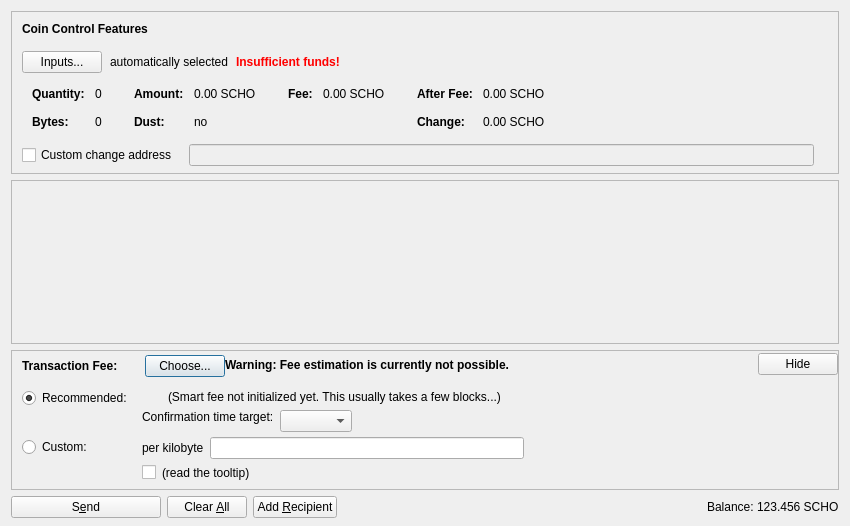
<?xml version="1.0" encoding="UTF-8"?>
<ui version="4.0">
 <class>SendCoinsDialog</class>
 <widget class="QDialog" name="SendCoinsDialog">
  <property name="geometry">
   <rect>
    <x>0</x>
    <y>0</y>
    <width>850</width>
    <height>526</height>
   </rect>
  </property>
  <property name="windowTitle">
   <string>Send Coins</string>
  </property>
  <layout class="QVBoxLayout" name="verticalLayout" stretch="0,1,0,0">
   <property name="bottomMargin">
    <number>8</number>
   </property>
   <item>
    <widget class="QFrame" name="frameCoinControl">
     <property name="sizePolicy">
      <sizepolicy hsizetype="Expanding" vsizetype="Expanding">
       <horstretch>0</horstretch>
       <verstretch>0</verstretch>
      </sizepolicy>
     </property>
     <property name="maximumSize">
      <size>
       <width>16777215</width>
       <height>16777215</height>
      </size>
     </property>
     <property name="frameShape">
      <enum>QFrame::StyledPanel</enum>
     </property>
     <property name="frameShadow">
      <enum>QFrame::Sunken</enum>
     </property>
     <layout class="QVBoxLayout" name="verticalLayoutCoinControl2">
      <property name="spacing">
       <number>0</number>
      </property>
      <property name="leftMargin">
       <number>0</number>
      </property>
      <property name="topMargin">
       <number>0</number>
      </property>
      <property name="rightMargin">
       <number>0</number>
      </property>
      <property name="bottomMargin">
       <number>6</number>
      </property>
      <item>
       <layout class="QVBoxLayout" name="verticalLayoutCoinControl" stretch="0,0,0,0,1">
        <property name="spacing">
         <number>0</number>
        </property>
        <property name="leftMargin">
         <number>10</number>
        </property>
        <property name="topMargin">
         <number>10</number>
        </property>
        <item>
         <layout class="QHBoxLayout" name="horizontalLayoutCoinControl1">
          <property name="bottomMargin">
           <number>15</number>
          </property>
          <item>
           <widget class="QLabel" name="labelCoinControlFeatures">
            <property name="sizePolicy">
             <sizepolicy hsizetype="Preferred" vsizetype="Maximum">
              <horstretch>0</horstretch>
              <verstretch>0</verstretch>
             </sizepolicy>
            </property>
            <property name="font">
             <font>
              <weight>75</weight>
              <bold>true</bold>
             </font>
            </property>
            <property name="styleSheet">
             <string notr="true">font-weight:bold;</string>
            </property>
            <property name="text">
             <string>Coin Control Features</string>
            </property>
           </widget>
          </item>
         </layout>
        </item>
        <item>
         <layout class="QHBoxLayout" name="horizontalLayoutCoinControl2" stretch="0,0,0,0">
          <property name="spacing">
           <number>8</number>
          </property>
          <property name="bottomMargin">
           <number>10</number>
          </property>
          <item>
           <widget class="QPushButton" name="pushButtonCoinControl">
            <property name="styleSheet">
             <string notr="true"/>
            </property>
            <property name="text">
             <string>Inputs...</string>
            </property>
            <property name="autoDefault">
             <bool>false</bool>
            </property>
           </widget>
          </item>
          <item>
           <widget class="QLabel" name="labelCoinControlAutomaticallySelected">
            <property name="text">
             <string>automatically selected</string>
            </property>
            <property name="margin">
             <number>5</number>
            </property>
           </widget>
          </item>
          <item>
           <widget class="QLabel" name="labelCoinControlInsuffFunds">
            <property name="font">
             <font>
              <weight>75</weight>
              <bold>true</bold>
             </font>
            </property>
            <property name="styleSheet">
             <string notr="true">color:red;font-weight:bold;</string>
            </property>
            <property name="text">
             <string>Insufficient funds!</string>
            </property>
            <property name="margin">
             <number>5</number>
            </property>
           </widget>
          </item>
          <item>
           <spacer name="horizontalSpacerCoinControl">
            <property name="orientation">
             <enum>Qt::Horizontal</enum>
            </property>
            <property name="sizeHint" stdset="0">
             <size>
              <width>40</width>
              <height>1</height>
             </size>
            </property>
           </spacer>
          </item>
         </layout>
        </item>
        <item>
         <widget class="QWidget" name="widgetCoinControl" native="true">
          <property name="sizePolicy">
           <sizepolicy hsizetype="Preferred" vsizetype="Preferred">
            <horstretch>0</horstretch>
            <verstretch>0</verstretch>
           </sizepolicy>
          </property>
          <property name="minimumSize">
           <size>
            <width>0</width>
            <height>0</height>
           </size>
          </property>
          <property name="styleSheet">
           <string notr="true"/>
          </property>
          <layout class="QHBoxLayout" name="horizontalLayoutCoinControl5">
           <property name="leftMargin">
            <number>0</number>
           </property>
           <property name="topMargin">
            <number>0</number>
           </property>
           <property name="rightMargin">
            <number>0</number>
           </property>
           <property name="bottomMargin">
            <number>0</number>
           </property>
           <item>
            <layout class="QHBoxLayout" name="horizontalLayoutCoinControl3" stretch="0,0,0,1">
             <property name="spacing">
              <number>20</number>
             </property>
             <property name="topMargin">
              <number>0</number>
             </property>
             <property name="bottomMargin">
              <number>10</number>
             </property>
             <item>
              <layout class="QFormLayout" name="formLayoutCoinControl1">
               <property name="horizontalSpacing">
                <number>10</number>
               </property>
               <property name="verticalSpacing">
                <number>14</number>
               </property>
               <property name="leftMargin">
                <number>10</number>
               </property>
               <property name="topMargin">
                <number>4</number>
               </property>
               <property name="rightMargin">
                <number>6</number>
               </property>
               <item row="0" column="0">
                <widget class="QLabel" name="labelCoinControlQuantityText">
                 <property name="font">
                  <font>
                   <weight>75</weight>
                   <bold>true</bold>
                  </font>
                 </property>
                 <property name="text">
                  <string>Quantity:</string>
                 </property>
                 <property name="margin">
                  <number>0</number>
                 </property>
                </widget>
               </item>
               <item row="0" column="1">
                <widget class="QLabel" name="labelCoinControlQuantity">
                 <property name="cursor">
                  <cursorShape>IBeamCursor</cursorShape>
                 </property>
                 <property name="contextMenuPolicy">
                  <enum>Qt::ActionsContextMenu</enum>
                 </property>
                 <property name="text">
                  <string notr="true">0</string>
                 </property>
                 <property name="margin">
                  <number>0</number>
                 </property>
                 <property name="textInteractionFlags">
                  <set>Qt::LinksAccessibleByMouse|Qt::TextSelectableByKeyboard|Qt::TextSelectableByMouse</set>
                 </property>
                </widget>
               </item>
               <item row="1" column="0">
                <widget class="QLabel" name="labelCoinControlBytesText">
                 <property name="font">
                  <font>
                   <weight>75</weight>
                   <bold>true</bold>
                  </font>
                 </property>
                 <property name="text">
                  <string>Bytes:</string>
                 </property>
                </widget>
               </item>
               <item row="1" column="1">
                <widget class="QLabel" name="labelCoinControlBytes">
                 <property name="cursor">
                  <cursorShape>IBeamCursor</cursorShape>
                 </property>
                 <property name="contextMenuPolicy">
                  <enum>Qt::ActionsContextMenu</enum>
                 </property>
                 <property name="text">
                  <string notr="true">0</string>
                 </property>
                 <property name="textInteractionFlags">
                  <set>Qt::LinksAccessibleByMouse|Qt::TextSelectableByKeyboard|Qt::TextSelectableByMouse</set>
                 </property>
                </widget>
               </item>
              </layout>
             </item>
             <item>
              <layout class="QFormLayout" name="formLayoutCoinControl2">
               <property name="horizontalSpacing">
                <number>10</number>
               </property>
               <property name="verticalSpacing">
                <number>14</number>
               </property>
               <property name="leftMargin">
                <number>6</number>
               </property>
               <property name="topMargin">
                <number>4</number>
               </property>
               <property name="rightMargin">
                <number>6</number>
               </property>
               <item row="0" column="0">
                <widget class="QLabel" name="labelCoinControlAmountText">
                 <property name="font">
                  <font>
                   <weight>75</weight>
                   <bold>true</bold>
                  </font>
                 </property>
                 <property name="text">
                  <string>Amount:</string>
                 </property>
                 <property name="margin">
                  <number>0</number>
                 </property>
                </widget>
               </item>
               <item row="0" column="1">
                <widget class="QLabel" name="labelCoinControlAmount">
                 <property name="cursor">
                  <cursorShape>IBeamCursor</cursorShape>
                 </property>
                 <property name="contextMenuPolicy">
                  <enum>Qt::ActionsContextMenu</enum>
                 </property>
                 <property name="text">
                  <string notr="true">0.00 SCHO</string>
                 </property>
                 <property name="textInteractionFlags">
                  <set>Qt::LinksAccessibleByMouse|Qt::TextSelectableByKeyboard|Qt::TextSelectableByMouse</set>
                 </property>
                </widget>
               </item>
               <item row="1" column="0">
                <widget class="QLabel" name="labelCoinControlLowOutputText">
                 <property name="font">
                  <font>
                   <weight>75</weight>
                   <bold>true</bold>
                  </font>
                 </property>
                 <property name="text">
                  <string>Dust:</string>
                 </property>
                </widget>
               </item>
               <item row="1" column="1">
                <widget class="QLabel" name="labelCoinControlLowOutput">
                 <property name="cursor">
                  <cursorShape>IBeamCursor</cursorShape>
                 </property>
                 <property name="contextMenuPolicy">
                  <enum>Qt::ActionsContextMenu</enum>
                 </property>
                 <property name="text">
                  <string notr="true">no</string>
                 </property>
                 <property name="textInteractionFlags">
                  <set>Qt::LinksAccessibleByMouse|Qt::TextSelectableByKeyboard|Qt::TextSelectableByMouse</set>
                 </property>
                </widget>
               </item>
              </layout>
             </item>
             <item>
              <layout class="QFormLayout" name="formLayoutCoinControl3">
               <property name="horizontalSpacing">
                <number>10</number>
               </property>
               <property name="verticalSpacing">
                <number>14</number>
               </property>
               <property name="leftMargin">
                <number>6</number>
               </property>
               <property name="topMargin">
                <number>4</number>
               </property>
               <property name="rightMargin">
                <number>6</number>
               </property>
               <item row="0" column="0">
                <widget class="QLabel" name="labelCoinControlFeeText">
                 <property name="font">
                  <font>
                   <weight>75</weight>
                   <bold>true</bold>
                  </font>
                 </property>
                 <property name="text">
                  <string>Fee:</string>
                 </property>
                 <property name="margin">
                  <number>0</number>
                 </property>
                </widget>
               </item>
               <item row="0" column="1">
                <widget class="QLabel" name="labelCoinControlFee">
                 <property name="cursor">
                  <cursorShape>IBeamCursor</cursorShape>
                 </property>
                 <property name="contextMenuPolicy">
                  <enum>Qt::ActionsContextMenu</enum>
                 </property>
                 <property name="text">
                  <string notr="true">0.00 SCHO</string>
                 </property>
                 <property name="textInteractionFlags">
                  <set>Qt::LinksAccessibleByMouse|Qt::TextSelectableByKeyboard|Qt::TextSelectableByMouse</set>
                 </property>
                </widget>
               </item>
              </layout>
             </item>
             <item>
              <layout class="QFormLayout" name="formLayoutCoinControl4">
               <property name="horizontalSpacing">
                <number>10</number>
               </property>
               <property name="verticalSpacing">
                <number>14</number>
               </property>
               <property name="leftMargin">
                <number>6</number>
               </property>
               <property name="topMargin">
                <number>4</number>
               </property>
               <property name="rightMargin">
                <number>6</number>
               </property>
               <item row="0" column="0">
                <widget class="QLabel" name="labelCoinControlAfterFeeText">
                 <property name="font">
                  <font>
                   <weight>75</weight>
                   <bold>true</bold>
                  </font>
                 </property>
                 <property name="text">
                  <string>After Fee:</string>
                 </property>
                 <property name="margin">
                  <number>0</number>
                 </property>
                </widget>
               </item>
               <item row="0" column="1">
                <widget class="QLabel" name="labelCoinControlAfterFee">
                 <property name="cursor">
                  <cursorShape>IBeamCursor</cursorShape>
                 </property>
                 <property name="contextMenuPolicy">
                  <enum>Qt::ActionsContextMenu</enum>
                 </property>
                 <property name="text">
                  <string notr="true">0.00 SCHO</string>
                 </property>
                 <property name="textInteractionFlags">
                  <set>Qt::LinksAccessibleByMouse|Qt::TextSelectableByKeyboard|Qt::TextSelectableByMouse</set>
                 </property>
                </widget>
               </item>
               <item row="1" column="0">
                <widget class="QLabel" name="labelCoinControlChangeText">
                 <property name="font">
                  <font>
                   <weight>75</weight>
                   <bold>true</bold>
                  </font>
                 </property>
                 <property name="text">
                  <string>Change:</string>
                 </property>
                </widget>
               </item>
               <item row="1" column="1">
                <widget class="QLabel" name="labelCoinControlChange">
                 <property name="cursor">
                  <cursorShape>IBeamCursor</cursorShape>
                 </property>
                 <property name="contextMenuPolicy">
                  <enum>Qt::ActionsContextMenu</enum>
                 </property>
                 <property name="text">
                  <string notr="true">0.00 SCHO</string>
                 </property>
                 <property name="textInteractionFlags">
                  <set>Qt::LinksAccessibleByMouse|Qt::TextSelectableByKeyboard|Qt::TextSelectableByMouse</set>
                 </property>
                </widget>
               </item>
              </layout>
             </item>
            </layout>
           </item>
          </layout>
         </widget>
        </item>
        <item>
         <layout class="QHBoxLayout" name="horizontalLayoutCoinControl4" stretch="0,0,0">
          <property name="spacing">
           <number>12</number>
          </property>
          <property name="sizeConstraint">
           <enum>QLayout::SetDefaultConstraint</enum>
          </property>
          <property name="topMargin">
           <number>5</number>
          </property>
          <property name="rightMargin">
           <number>5</number>
          </property>
          <item>
           <widget class="QCheckBox" name="checkBoxCoinControlChange">
            <property name="toolTip">
             <string>If this is activated, but the change address is empty or invalid, change will be sent to a newly generated address.</string>
            </property>
            <property name="text">
             <string>Custom change address</string>
            </property>
           </widget>
          </item>
          <item>
           <widget class="QValidatedLineEdit" name="lineEditCoinControlChange">
            <property name="enabled">
             <bool>false</bool>
            </property>
            <property name="sizePolicy">
             <sizepolicy hsizetype="Expanding" vsizetype="Fixed">
              <horstretch>0</horstretch>
              <verstretch>0</verstretch>
             </sizepolicy>
            </property>
           </widget>
          </item>
          <item>
           <widget class="QLabel" name="labelCoinControlChangeLabel">
            <property name="sizePolicy">
             <sizepolicy hsizetype="Preferred" vsizetype="Expanding">
              <horstretch>0</horstretch>
              <verstretch>0</verstretch>
             </sizepolicy>
            </property>
            <property name="minimumSize">
             <size>
              <width>0</width>
              <height>0</height>
             </size>
            </property>
            <property name="text">
             <string/>
            </property>
            <property name="margin">
             <number>3</number>
            </property>
           </widget>
          </item>
         </layout>
        </item>
        <item>
         <spacer name="verticalSpacerCoinControl">
          <property name="orientation">
           <enum>Qt::Vertical</enum>
          </property>
          <property name="sizeHint" stdset="0">
           <size>
            <width>800</width>
            <height>1</height>
           </size>
          </property>
         </spacer>
        </item>
       </layout>
      </item>
     </layout>
    </widget>
   </item>
   <item>
    <widget class="QScrollArea" name="scrollArea">
     <property name="widgetResizable">
      <bool>true</bool>
     </property>
     <widget class="QWidget" name="scrollAreaWidgetContents">
      <property name="geometry">
       <rect>
        <x>0</x>
        <y>0</y>
        <width>830</width>
        <height>104</height>
       </rect>
      </property>
      <layout class="QVBoxLayout" name="verticalLayout_2" stretch="0,1">
       <property name="leftMargin">
        <number>0</number>
       </property>
       <property name="topMargin">
        <number>0</number>
       </property>
       <property name="rightMargin">
        <number>0</number>
       </property>
       <property name="bottomMargin">
        <number>0</number>
       </property>
       <item>
        <layout class="QVBoxLayout" name="entries">
         <property name="spacing">
          <number>6</number>
         </property>
        </layout>
       </item>
       <item>
        <spacer name="verticalSpacer">
         <property name="orientation">
          <enum>Qt::Vertical</enum>
         </property>
         <property name="sizeHint" stdset="0">
          <size>
           <width>20</width>
           <height>40</height>
          </size>
         </property>
        </spacer>
       </item>
      </layout>
     </widget>
    </widget>
   </item>
   <item>
    <widget class="QFrame" name="frameFee">
     <property name="sizePolicy">
      <sizepolicy hsizetype="Expanding" vsizetype="Expanding">
       <horstretch>0</horstretch>
       <verstretch>0</verstretch>
      </sizepolicy>
     </property>
     <property name="maximumSize">
      <size>
       <width>16777215</width>
       <height>16777215</height>
      </size>
     </property>
     <property name="frameShape">
      <enum>QFrame::StyledPanel</enum>
     </property>
     <property name="frameShadow">
      <enum>QFrame::Sunken</enum>
     </property>
     <layout class="QVBoxLayout" name="verticalLayoutFee1">
      <property name="spacing">
       <number>0</number>
      </property>
      <property name="leftMargin">
       <number>0</number>
      </property>
      <property name="topMargin">
       <number>0</number>
      </property>
      <property name="rightMargin">
       <number>0</number>
      </property>
      <property name="bottomMargin">
       <number>0</number>
      </property>
      <item>
       <layout class="QVBoxLayout" name="verticalLayoutFee2" stretch="0,0,0">
        <property name="spacing">
         <number>0</number>
        </property>
        <property name="leftMargin">
         <number>10</number>
        </property>
        <property name="topMargin">
         <number>0</number>
        </property>
        <item>
         <layout class="QHBoxLayout" name="horizontalLayoutFee1">
          <property name="bottomMargin">
           <number>0</number>
          </property>
          <item>
           <layout class="QVBoxLayout" name="verticalLayoutFee7">
            <property name="spacing">
             <number>0</number>
            </property>
            <item>
             <spacer name="verticalSpacerSmartFee">
              <property name="orientation">
               <enum>Qt::Vertical</enum>
              </property>
              <property name="sizeType">
               <enum>QSizePolicy::Fixed</enum>
              </property>
              <property name="sizeHint" stdset="0">
               <size>
                <width>1</width>
                <height>4</height>
               </size>
              </property>
             </spacer>
            </item>
            <item>
             <layout class="QHBoxLayout" name="horizontalLayoutSmartFee">
              <property name="spacing">
               <number>10</number>
              </property>
              <item>
               <widget class="QLabel" name="labelFeeHeadline">
                <property name="sizePolicy">
                 <sizepolicy hsizetype="Preferred" vsizetype="Maximum">
                  <horstretch>0</horstretch>
                  <verstretch>0</verstretch>
                 </sizepolicy>
                </property>
                <property name="font">
                 <font>
                  <weight>75</weight>
                  <bold>true</bold>
                 </font>
                </property>
                <property name="styleSheet">
                 <string notr="true">font-weight:bold;</string>
                </property>
                <property name="text">
                 <string>Transaction Fee:</string>
                </property>
               </widget>
              </item>
              <item>
               <widget class="QLabel" name="labelFeeMinimized">
                <property name="text">
                 <string/>
                </property>
               </widget>
              </item>
              <item>
               <widget class="QPushButton" name="buttonChooseFee">
                <property name="text">
                 <string>Choose...</string>
                </property>
               </widget>
              </item>
             </layout>
            </item>
            <item>
             <spacer name="verticalSpacer_5">
              <property name="orientation">
               <enum>Qt::Vertical</enum>
              </property>
              <property name="sizeHint" stdset="0">
               <size>
                <width>1</width>
                <height>1</height>
               </size>
              </property>
             </spacer>
            </item>
           </layout>
          </item>
          <item>
           <widget class="QLabel" name="fallbackFeeWarningLabel">
            <property name="toolTip">
             <string>Using the fallbackfee can result in sending a transaction that will take several hours or days (or never) to confirm. Consider choosing your fee manually or wait until you have validated the complete chain.</string>
            </property>
            <property name="font">
            <font>
                <weight>75</weight>
                <bold>true</bold>
            </font>
            </property>
            <property name="text">
             <string>Warning: Fee estimation is currently not possible.</string>
            </property>
            <property name="wordWrap">
             <bool>false</bool>
            </property>
           </widget>
          </item>
          <item>
           <spacer name="horizontalSpacer_4">
            <property name="orientation">
             <enum>Qt::Horizontal</enum>
            </property>
            <property name="sizeType">
             <enum>QSizePolicy::MinimumExpanding</enum>
            </property>
            <property name="sizeHint" stdset="0">
             <size>
              <width>40</width>
              <height>20</height>
             </size>
            </property>
           </spacer>
          </item>
          <item>
           <widget class="QPushButton" name="buttonMinimizeFee">
            <property name="toolTip">
             <string>collapse fee-settings</string>
            </property>
            <property name="text">
             <string>Hide</string>
            </property>
           </widget>
          </item>
         </layout>
        </item>
        <item>
         <widget class="QFrame" name="frameFeeSelection">
          <layout class="QVBoxLayout" name="verticalLayoutFee12">
           <property name="spacing">
            <number>0</number>
           </property>
           <property name="leftMargin">
            <number>0</number>
           </property>
           <property name="topMargin">
            <number>0</number>
           </property>
           <property name="rightMargin">
            <number>0</number>
           </property>
           <property name="bottomMargin">
            <number>0</number>
           </property>
           <item>
            <layout class="QGridLayout" name="gridLayoutFee">
             <property name="topMargin">
              <number>10</number>
             </property>
             <property name="bottomMargin">
              <number>4</number>
             </property>
             <property name="horizontalSpacing">
              <number>10</number>
             </property>
             <property name="verticalSpacing">
              <number>4</number>
             </property>
             <item row="1" column="1">
              <layout class="QVBoxLayout" name="verticalLayoutFee8">
               <property name="spacing">
                <number>6</number>
               </property>
               <item>
                <layout class="QHBoxLayout" name="horizontalLayoutFee13">
                 <item>
                  <widget class="QLabel" name="labelCustomPerKilobyte">
                   <property name="toolTip">
                    <string>If the custom fee is set to 1000 satoshis and the transaction is only 250 bytes, then &quot;per kilobyte&quot; only pays 250 satoshis in fee, while &quot;total at least&quot; pays 1000 satoshis. For transactions bigger than a kilobyte both pay by kilobyte.</string>
                   </property>
                   <property name="text">
                    <string>per kilobyte</string>
                   </property>
                  </widget>
                 </item>
                 <item>
                  <widget class="BitcoinAmountField" name="customFee"/>
                 </item>
                 <item>
                  <spacer name="horizontalSpacer_6">
                   <property name="orientation">
                    <enum>Qt::Horizontal</enum>
                   </property>
                   <property name="sizeHint" stdset="0">
                    <size>
                     <width>1</width>
                     <height>1</height>
                    </size>
                   </property>
                  </spacer>
                 </item>
                </layout>
               </item>
               <item>
                <layout class="QHBoxLayout" name="horizontalLayoutFee8">
                 <item>
                  <widget class="QCheckBox" name="checkBoxMinimumFee">
                   <property name="toolTip">
                    <string>Paying only the minimum fee is just fine as long as there is less transaction volume than space in the blocks. But be aware that this can end up in a never confirming transaction once there is more demand for scholarship transactions than the network can process.</string>
                   </property>
                   <property name="text">
                    <string/>
                   </property>
                  </widget>
                 </item>
                 <item>
                  <widget class="QLabel" name="labelMinFeeWarning">
                   <property name="enabled">
                    <bool>true</bool>
                   </property>
                   <property name="toolTip">
                    <string>Paying only the minimum fee is just fine as long as there is less transaction volume than space in the blocks. But be aware that this can end up in a never confirming transaction once there is more demand for scholarship transactions than the network can process.</string>
                   </property>
                   <property name="text">
                    <string>(read the tooltip)</string>
                   </property>
                   <property name="margin">
                    <number>5</number>
                   </property>
                  </widget>
                 </item>
                 <item>
                  <spacer name="horizontalSpacer_2">
                   <property name="orientation">
                    <enum>Qt::Horizontal</enum>
                   </property>
                   <property name="sizeHint" stdset="0">
                    <size>
                     <width>1</width>
                     <height>1</height>
                    </size>
                   </property>
                  </spacer>
                 </item>
                </layout>
               </item>
              </layout>
             </item>
             <item row="0" column="0">
              <layout class="QVBoxLayout" name="verticalLayoutFee4" stretch="0,1">
               <item>
                <widget class="QRadioButton" name="radioSmartFee">
                 <property name="text">
                  <string>Recommended:</string>
                 </property>
                 <property name="checked">
                  <bool>true</bool>
                 </property>
                 <attribute name="buttonGroup">
                  <string notr="true">groupFee</string>
                 </attribute>
                </widget>
               </item>
               <item>
                <spacer name="verticalSpacer_2">
                 <property name="orientation">
                  <enum>Qt::Vertical</enum>
                 </property>
                 <property name="sizeHint" stdset="0">
                  <size>
                   <width>1</width>
                   <height>1</height>
                  </size>
                 </property>
                </spacer>
               </item>
              </layout>
             </item>
             <item row="1" column="0">
              <layout class="QVBoxLayout" name="verticalLayoutFee9" stretch="0,1">
               <item>
                <widget class="QRadioButton" name="radioCustomFee">
                 <property name="text">
                  <string>Custom:</string>
                 </property>
                 <attribute name="buttonGroup">
                  <string notr="true">groupFee</string>
                 </attribute>
                </widget>
               </item>
               <item>
                <spacer name="verticalSpacer_6">
                 <property name="orientation">
                  <enum>Qt::Vertical</enum>
                 </property>
                 <property name="sizeHint" stdset="0">
                  <size>
                   <width>1</width>
                   <height>1</height>
                  </size>
                 </property>
                </spacer>
               </item>
              </layout>
             </item>
             <item row="0" column="1">
              <layout class="QVBoxLayout" name="verticalLayoutFee3" stretch="0,0,1">
               <property name="spacing">
                <number>6</number>
               </property>
               <property name="topMargin">
                <number>2</number>
               </property>
               <item>
                <layout class="QHBoxLayout" name="horizontalLayoutFee12">
                 <item>
                  <widget class="QLabel" name="labelSmartFee">
                   <property name="text">
                    <string/>
                   </property>
                   <property name="margin">
                    <number>2</number>
                   </property>
                  </widget>
                 </item>
                 <item>
                  <widget class="QLabel" name="labelFeeEstimation">
                   <property name="text">
                    <string/>
                   </property>
                  </widget>
                 </item>
                 <item>
                  <widget class="QLabel" name="labelSmartFee2">
                   <property name="text">
                    <string>(Smart fee not initialized yet. This usually takes a few blocks...)</string>
                   </property>
                   <property name="margin">
                    <number>2</number>
                   </property>
                  </widget>
                 </item>
                 <item>
                  <spacer name="horizontalSpacer_5">
                   <property name="orientation">
                    <enum>Qt::Horizontal</enum>
                   </property>
                   <property name="sizeHint" stdset="0">
                    <size>
                     <width>1</width>
                     <height>1</height>
                    </size>
                   </property>
                  </spacer>
                 </item>
                </layout>
               </item>
               <item>
                <layout class="QHBoxLayout" name="horizontalLayoutFee9">
                 <item>
                  <layout class="QVBoxLayout" name="verticalLayoutFee6">
                   <item>
                    <widget class="QLabel" name="labelSmartFee3">
                     <property name="text">
                      <string>Confirmation time target:</string>
                     </property>
                     <property name="margin">
                      <number>2</number>
                     </property>
                    </widget>
                   </item>
                   <item>
                    <spacer name="verticalSpacer_3">
                     <property name="orientation">
                      <enum>Qt::Vertical</enum>
                     </property>
                     <property name="sizeHint" stdset="0">
                      <size>
                       <width>1</width>
                       <height>1</height>
                      </size>
                     </property>
                    </spacer>
                   </item>
                  </layout>
                 </item>
                 <item>
                  <layout class="QVBoxLayout" name="verticalLayoutFee5">
                   <property name="rightMargin">
                    <number>30</number>
                   </property>
                   <item>
                    <layout class="QHBoxLayout" name="horizontalLayoutConfTarget">
                     <property name="bottomMargin">
                      <number>0</number>
                     </property>
                     <item>
                      <widget class="QComboBox" name="confTargetSelector"/>
                     </item>
                     <item>
                      <spacer name="horizontalSpacerConfTarget">
                       <property name="orientation">
                        <enum>Qt::Horizontal</enum>
                       </property>
                       <property name="sizeHint" stdset="0">
                        <size>
                         <width>40</width>
                         <height>20</height>
                        </size>
                       </property>
                      </spacer>
                     </item>
                    </layout>
                   </item>
                  </layout>
                 </item>
                </layout>
               </item>
               <item>
                <spacer name="verticalSpacer_4">
                 <property name="orientation">
                  <enum>Qt::Vertical</enum>
                 </property>
                 <property name="sizeHint" stdset="0">
                  <size>
                   <width>1</width>
                   <height>1</height>
                  </size>
                 </property>
                </spacer>
               </item>
              </layout>
             </item>
            </layout>
           </item>
          </layout>
         </widget>
        </item>
        <item>
         <spacer name="verticalSpacerFee">
          <property name="orientation">
           <enum>Qt::Vertical</enum>
          </property>
          <property name="sizeHint" stdset="0">
           <size>
            <width>40</width>
            <height>5</height>
           </size>
          </property>
         </spacer>
        </item>
       </layout>
      </item>
     </layout>
    </widget>
   </item>
   <item>
    <layout class="QHBoxLayout" name="horizontalLayout">
     <item>
      <widget class="QPushButton" name="sendButton">
       <property name="minimumSize">
        <size>
         <width>150</width>
         <height>0</height>
        </size>
       </property>
       <property name="toolTip">
        <string>Confirm the send action</string>
       </property>
       <property name="text">
        <string>S&amp;end</string>
       </property>
       <property name="icon">
        <iconset resource="../bitcoin.qrc">
         <normaloff>:/icons/send</normaloff>:/icons/send</iconset>
       </property>
       <property name="autoDefault">
        <bool>false</bool>
       </property>
       <property name="default">
        <bool>false</bool>
       </property>
      </widget>
     </item>
     <item>
      <widget class="QPushButton" name="clearButton">
       <property name="sizePolicy">
        <sizepolicy hsizetype="Minimum" vsizetype="Fixed">
         <horstretch>0</horstretch>
         <verstretch>0</verstretch>
        </sizepolicy>
       </property>
       <property name="toolTip">
        <string>Clear all fields of the form.</string>
       </property>
       <property name="text">
        <string>Clear &amp;All</string>
       </property>
       <property name="icon">
        <iconset resource="../bitcoin.qrc">
         <normaloff>:/icons/remove</normaloff>:/icons/remove</iconset>
       </property>
       <property name="autoDefault">
        <bool>false</bool>
       </property>
      </widget>
     </item>
     <item>
      <widget class="QPushButton" name="addButton">
       <property name="toolTip">
        <string>Send to multiple recipients at once</string>
       </property>
       <property name="text">
        <string>Add &amp;Recipient</string>
       </property>
       <property name="icon">
        <iconset resource="../bitcoin.qrc">
         <normaloff>:/icons/add</normaloff>:/icons/add</iconset>
       </property>
       <property name="autoDefault">
        <bool>false</bool>
       </property>
      </widget>
     </item>
     <item>
      <spacer name="horizontalSpacer">
       <property name="orientation">
        <enum>Qt::Horizontal</enum>
       </property>
       <property name="sizeHint" stdset="0">
        <size>
         <width>40</width>
         <height>20</height>
        </size>
       </property>
      </spacer>
     </item>
     <item>
      <layout class="QHBoxLayout" name="horizontalLayout_2">
       <property name="spacing">
        <number>3</number>
       </property>
       <item>
        <widget class="QLabel" name="label">
         <property name="sizePolicy">
          <sizepolicy hsizetype="Preferred" vsizetype="Fixed">
           <horstretch>0</horstretch>
           <verstretch>0</verstretch>
          </sizepolicy>
         </property>
         <property name="text">
          <string>Balance:</string>
         </property>
        </widget>
       </item>
       <item>
        <widget class="QLabel" name="labelBalance">
         <property name="sizePolicy">
          <sizepolicy hsizetype="Preferred" vsizetype="Fixed">
           <horstretch>0</horstretch>
           <verstretch>0</verstretch>
          </sizepolicy>
         </property>
         <property name="cursor">
          <cursorShape>IBeamCursor</cursorShape>
         </property>
         <property name="text">
          <string notr="true">123.456 SCHO</string>
         </property>
         <property name="textInteractionFlags">
          <set>Qt::LinksAccessibleByMouse|Qt::TextSelectableByKeyboard|Qt::TextSelectableByMouse</set>
         </property>
        </widget>
       </item>
      </layout>
     </item>
    </layout>
   </item>
  </layout>
 </widget>
 <customwidgets>
  <customwidget>
   <class>QValidatedLineEdit</class>
   <extends>QLineEdit</extends>
   <header>qt/qvalidatedlineedit.h</header>
  </customwidget>
  <customwidget>
   <class>BitcoinAmountField</class>
   <extends>QLineEdit</extends>
   <header>qt/bitcoinamountfield.h</header>
   <container>1</container>
  </customwidget>
 </customwidgets>
 <resources>
  <include location="../bitcoin.qrc"/>
 </resources>
 <connections/>
 <buttongroups>
  <buttongroup name="groupFee"/>
 </buttongroups>
</ui>
